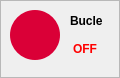
      <widget class="QFrame" name="frame_Bucle_brazo">
       <property name="geometry">
        <rect>
         <x>580</x>
         <y>212</y>
         <width>120</width>
         <height>78</height>
        </rect>
       </property>
       <property name="frameShape">
        <enum>QFrame::StyledPanel</enum>
       </property>
       <property name="frameShadow">
        <enum>QFrame::Raised</enum>
       </property>
       <widget class="QRadioButton" name="brazoBucle">
        <property name="geometry">
         <rect>
          <x>10</x>
          <y>10</y>
          <width>101</width>
          <height>51</height>
         </rect>
        </property>
        <property name="minimumSize">
         <size>
          <width>0</width>
          <height>30</height>
         </size>
        </property>
        <property name="font">
         <font>
          <family>ArialBlack</family>
          <pointsize>12</pointsize>
          <weight>1</weight>
          <italic>false</italic>
          <bold>false</bold>
         </font>
        </property>
        <property name="styleSheet">
         <string notr="true">QRadioButton
{
	color: #2a2a2a;
	font: 87 14 pt &quot;ArialBlack&quot;;
}

QRadioButton::indicator
{
	width: 50px;
	height: 50px;
	border-radius: 25px;
}

QRadioButton::indicator:checked {
   background-color: #00ff00;

}

QRadioButton::indicator:unchecked 
{
	background-color: #da0037;
	
}</string>
        </property>
        <property name="text">
         <string/>
        </property>
        <property name="checked">
         <bool>false</bool>
        </property>
       </widget>
       <widget class="QLabel" name="etiquetaBrazoBucle">
        <property name="geometry">
         <rect>
          <x>70</x>
          <y>30</y>
          <width>41</width>
          <height>31</height>
         </rect>
        </property>
        <property name="font">
         <font>
          <weight>75</weight>
          <bold>true</bold>
         </font>
        </property>
        <property name="styleSheet">
         <string notr="true">margin-top: 6px;
color: red;</string>
        </property>
        <property name="text">
         <string>OFF</string>
        </property>
       </widget>
       <widget class="QLabel" name="label_9">
        <property name="geometry">
         <rect>
          <x>70</x>
          <y>10</y>
          <width>51</width>
          <height>22</height>
         </rect>
        </property>
        <property name="font">
         <font>
          <weight>75</weight>
          <bold>true</bold>
         </font>
        </property>
        <property name="text">
         <string>Bucle</string>
        </property>
       </widget>
      </widget>
